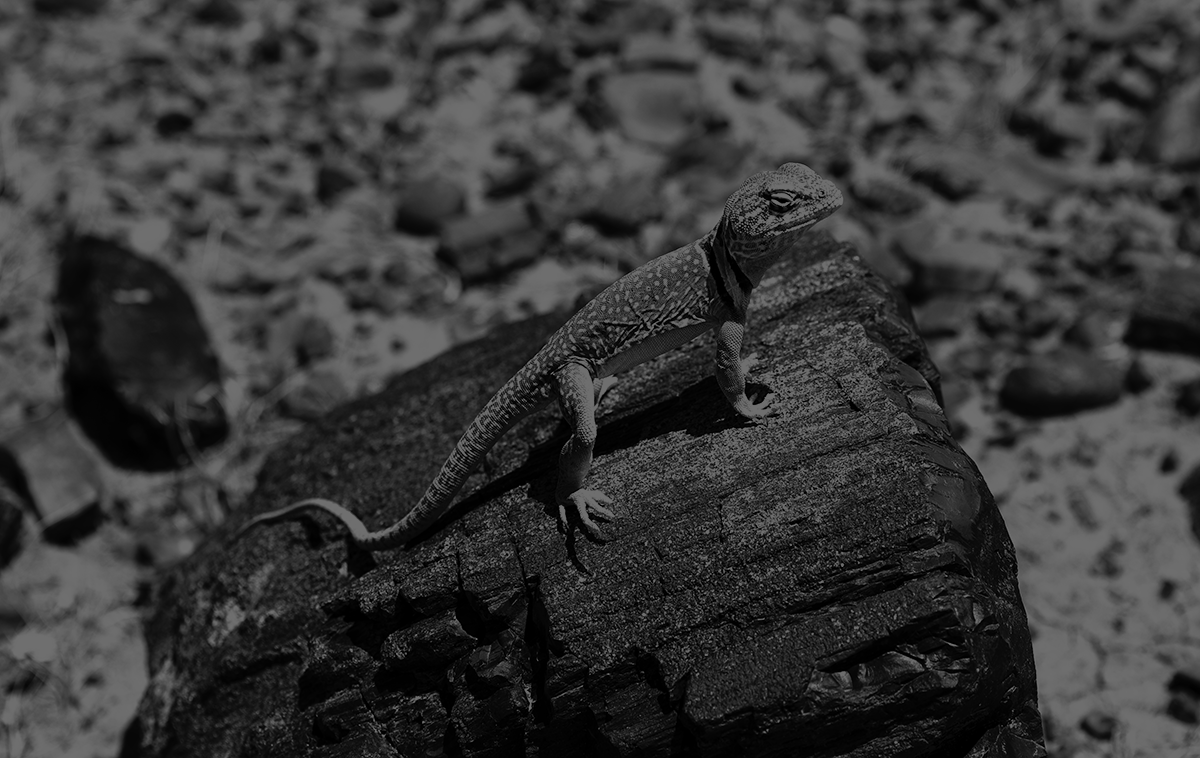
#> input picture Lab 03/Lab_03_image1_dark.tif, 1200 x 758 px; the run also reads 1 picture not shown here
$ python test_HistogramEqualization.py
#> lines starting #> are read from the running program, lines starting #| are printed output that depends on the picture; long printed decimals are rounded
### Lab 03/My_HE_functions.py
# MyHEFunctions.py

# Import numpy
import numpy as np

def compute_histogram( image_pixels ):

    # compute_histogram  Computes the normalized histogram (PMF) of a grayscale image.
    #
    # Syntax:
    #   hist = compute_histogram( image_pixels )
    #
    # Input:
    #   image_pixels = A 2D numpy array (float or int) with values in [0, 255].
    #
    # Output:
    #   hist = A length-256 numpy vector where hist[i] is the probability of intensity i.
    #
    # History:
    #   Implemented for Lab 03

    if image_pixels is None:
        raise ValueError("image_pixels must not be None")

    if not isinstance(image_pixels, np.ndarray):
        raise TypeError("image_pixels must be a numpy ndarray")

    if image_pixels.ndim != 2:
        raise ValueError("image_pixels must be a 2D grayscale image")

    # Ensure values are within [0, 255] and convert to integer indices
    clipped_pixels = np.clip(image_pixels, 0, 255)
    intensity_indices = clipped_pixels.astype(np.int32).ravel()

    # Count occurrences for each intensity using bincount for efficiency
    counts = np.bincount(intensity_indices, minlength=256).astype(np.float64)

    num_pixels = image_pixels.size
    if num_pixels == 0:
        # Avoid division by zero; return uniform zeros histogram
        return np.zeros(shape=(256,), dtype=np.float64)

    hist = counts / float(num_pixels)
    return hist

def equalize( in_image_pixels ):

    # equalize  Applies histogram equalization to a grayscale image and plots the
    #           intensity transformation function.
    #
    # Syntax:
    #   out_image_pixels = equalize( in_image_pixels )
    #
    # Input:
    #   in_image_pixels = A 2D numpy array (float or int) with values in [0, 255].
    #
    # Output:
    #   out_image_pixels = A 2D numpy array (float32) of the equalized image
    #                      with values in [0, 255].
    #
    # History:
    #   Implemented for Lab 03

    if in_image_pixels is None:
        raise ValueError("in_image_pixels must not be None")

    if not isinstance(in_image_pixels, np.ndarray):
        raise TypeError("in_image_pixels must be a numpy ndarray")

    if in_image_pixels.ndim != 2:
        raise ValueError("in_image_pixels must be a 2D grayscale image")

    # Compute the normalized histogram and its cumulative distribution function (CDF)
    hist = compute_histogram(in_image_pixels)
    cdf = np.cumsum(hist)

    # Create the intensity mapping: T(r) = round(255 * CDF(r))
    mapping = np.round(255.0 * cdf).astype(np.uint8)

    # Apply mapping to the input image
    clipped_pixels = np.clip(in_image_pixels, 0, 255).astype(np.int32)
    equalized_pixels_uint8 = mapping[clipped_pixels]

    # Convert to float32 to match lab expectations of float operations
    out_image_pixels = equalized_pixels_uint8.astype(np.float32)

    # Plot the transformation function T(r) vs r
    import matplotlib.pyplot as plt
    r_values = np.arange(256)
    plt.plot(r_values, mapping, linewidth=2)
    plt.title('Histogram Equalization Transformation')
    plt.xlabel('Input intensity r')
    plt.ylabel('Output intensity T(r)')
    plt.xlim([0, 255])
    plt.ylim([0, 255])
    plt.grid(True, linestyle='--', alpha=0.4)
    plt.show()

    return out_image_pixels

def plot_histogram( hist ):
    # plot_histgram  Plots the length 256 numpy vector representing the normalized
    # histogram of a grayscale image.
    #
    # Syntax:
    #   plot_histogram( hist )
    #
    # Input:
    #   hist = The length 256 histogram vector..
    #
    # Output:
    #   none
    #
    # History:
    #   S. Newsam     10/25/2025   created

    # Import plotting functions from matplotlib.
    import matplotlib.pyplot as plt

    plt.bar( range(256), hist )

    plt.xlabel('intensity value');

    plt.ylabel('PMF');

    plt.show()

### Lab 03/test_HistogramEqualization.py
# Import pillow
from PIL import Image, ImageOps

# Import numpy
import numpy as np
from numpy import asarray

###############################################################################
# Perform histogram equalization on the dark image.
###############################################################################

# Read the dark image from file.
dark_im = Image.open('Lab_03_image1_dark.tif')
#> dark_im is the input picture: PIL image 1200x758 L; min 0, max 111, mean 55.7

# Show the image.
dark_im.show()

# Create numpy matrix to access the pixel values.
# NOTE THAT WE WE ARE CREATING A FLOAT32 ARRAY SINCE WE WILL BE DOING
# FLOATING POINT OPERATIONS IN THIS LAB.
dark_im_pixels = asarray(dark_im, dtype=np.float32)

# Import compute_histogram from My_HE_functions.
from My_HE_functions import compute_histogram

# Compute the histogram of the dark image.
dark_hist = compute_histogram( dark_im_pixels )
#> in compute_histogram, `counts = np.bincount(intensity_indices, minlength=256).astype(np.float..`: counts = 256 values, max 12138 at index 3, min 0 at index 112, mean 3553.1
#> in compute_histogram, `hist = counts / float(num_pixels)`: hist = 256 values, max 0.0133 at index 3, min 0 at index 112, mean 0.00391
#> dark_hist has the same summary as hist in compute_histogram

# Import plot_histogram from My_HE_functions.
from My_HE_functions import plot_histogram

# Plot the histogram for the dark image.
plot_histogram( dark_hist )

print('Dark image has mean = %f and standard deviation = %f' % \
    (np.mean(dark_im_pixels), np.std(dark_im_pixels)))
#| Dark image has mean = 55.701 and standard deviation = 32.155

# Import equalize from My_HE_functions.
from My_HE_functions import equalize

# Apply histogram equalization to the dark image.
equalized_dark_im_pixels = equalize( dark_im_pixels );
#> in equalize, `cdf = np.cumsum(hist)`: cdf = 256 values from 0.0114 to 1
#> in equalize, `mapping = np.round(255.0 * cdf).astype(np.uint8)`: mapping = 256 values from 3 to 255
#> in equalize, `plt.show()`:
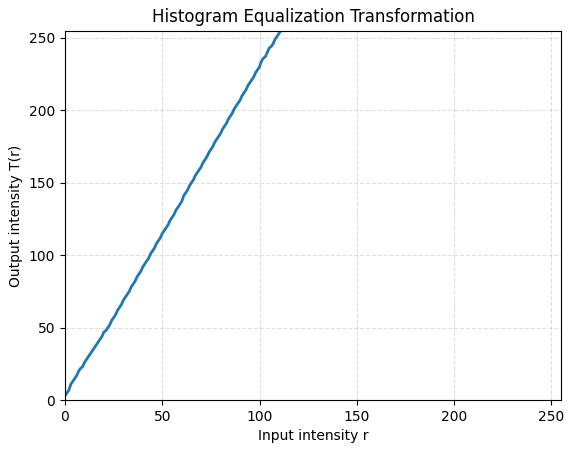
#> figure drawn by matplotlib, 1 panel; curve peaks at x = 111, y = 255

# Create an image from numpy matrix equalized_dark_image_pixels.
equalized_dark_image = Image.fromarray(np.uint8(equalized_dark_im_pixels.round()))

# Show the equalized image.
equalized_dark_image.show()

# Save the equalized image.
equalized_dark_image.save('equalized_dark_image.tif');

# Compute the histogram of the equalized dark image.
equalized_dark_hist = compute_histogram( equalized_dark_im_pixels )
#> equalized_dark_hist = 256 values, max 0.0133 at index 11, min 0 at index 0, mean 0.00391

# Plot the histogram for the equalized dark image.
plot_histogram( equalized_dark_hist )

print('Equalized dark image has mean = %f and standard deviation = %f' % \
    (np.mean(equalized_dark_im_pixels), np.std(equalized_dark_im_pixels)))
#| Equalized dark image has mean = 128.646 and standard deviation = 73.569

###############################################################################
# Perform histogram equalization on the light image.
###############################################################################

# Read the light image from file.
light_im = Image.open('Lab_03_image2_light.tif')
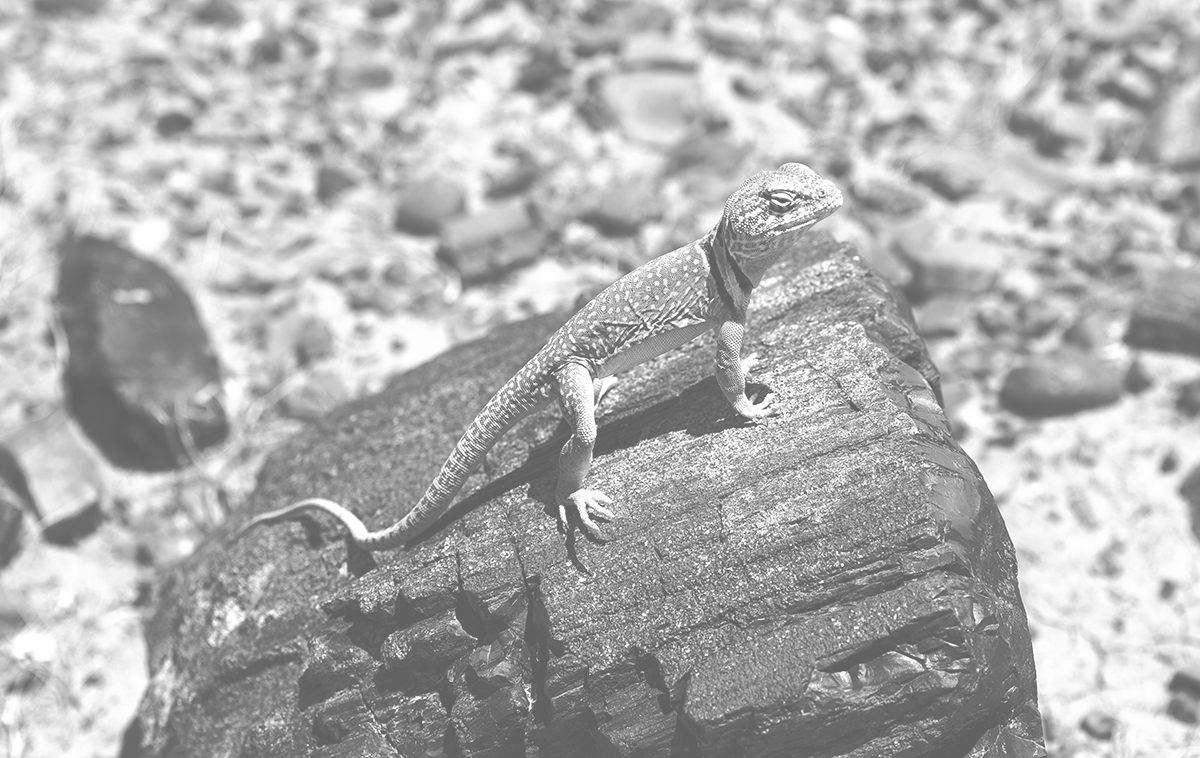
#> input picture Lab 03/Lab_03_image2_light.tif, 1200 x 758 px
#> light_im is the input picture: PIL image 1200x758 L; min 96, max 255, mean 175.8

# Show the image.
light_im.show()

# Create numpy matrix to access the pixel values.
# NOTE THAT WE WE ARE CREATING A FLOAT32 ARRAY SINCE WE WILL BE DOING
# FLOATING POINT OPERATIONS IN THIS LAB.
light_im_pixels = asarray(light_im, dtype=np.float32)

# Compute the histogram of the light image.
light_hist = compute_histogram( light_im_pixels )
#> light_hist = 256 values, max 0.009 at index 98, min 0 at index 0, mean 0.00391

# Plot the histogram for the light image.
plot_histogram( light_hist )

print('\nLight image has mean = %f and standard deviation = %f' % \
    (np.mean(light_im_pixels), np.std(light_im_pixels)))
#| Light image has mean = 175.790 and standard deviation = 46.060

# Apply histogram equalization to the light image.
equalized_light_im_pixels = equalize( light_im_pixels );

# Create an image from numpy matrix equalized_light_image_pixels.
equalized_light_image = Image.fromarray(np.uint8(equalized_light_im_pixels.round()))

# Show the equalized image.
equalized_light_image.show()

# Save the equalized image.
equalized_light_image.save('equalized_light_image.tif');

# Compute the histogram of the equalized light image.
equalized_light_hist = compute_histogram( equalized_light_im_pixels )
#> equalized_light_hist = 256 values, max 0.0111 at index 23, min 0 at index 0, mean 0.00391

# Plot the histogram for the equalized light image.
plot_histogram( equalized_light_hist )

print('Equalized light image has mean = %f and standard deviation = %f' % \
    (np.mean(equalized_light_im_pixels), np.std(equalized_light_im_pixels)))
#| Equalized light image has mean = 128.327 and standard deviation = 73.562

###############################################################################
# Perform histogram equalization on the low contrast image.
###############################################################################

# Read the low contrast image from file.
low_contrast_im = Image.open('Lab_03_image3_low_contrast.tif')
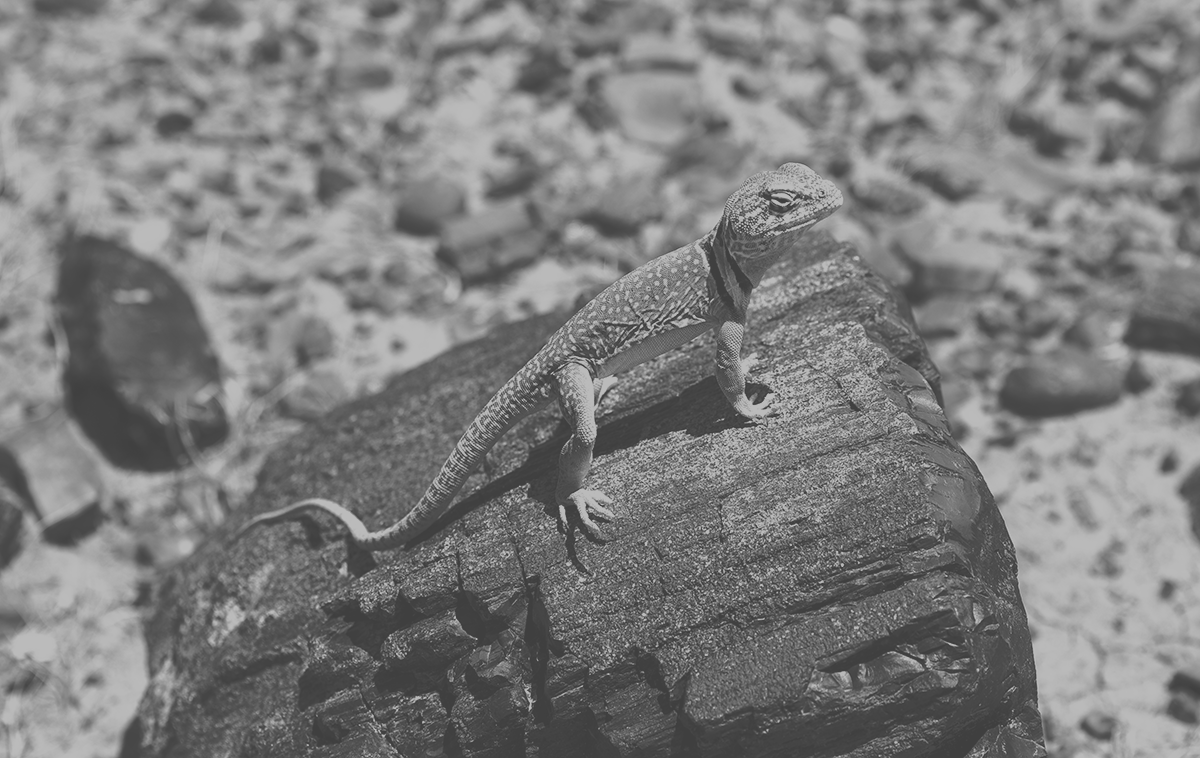
#> input picture Lab 03/Lab_03_image3_low_contrast.tif, 1200 x 758 px
#> low_contrast_im is the input picture: PIL image 1200x758 L; min 63, max 187, mean 125.2

# Show the image.
low_contrast_im.show()

# Create numpy matrix to access the pixel values.
# NOTE THAT WE WE ARE CREATING A FLOAT32 ARRAY SINCE WE WILL BE DOING
# FLOATING POINT OPERATIONS IN THIS LAB.
low_contrast_im_pixels = asarray(low_contrast_im, dtype=np.float32)

# Compute the histogram of the low contrast image.
low_contrast_hist = compute_histogram( low_contrast_im_pixels )
#> low_contrast_hist = 256 values, max 0.013 at index 152, min 0 at index 0, mean 0.00391

# Plot the histogram for the low contrast image.
plot_histogram( low_contrast_hist )
#> in plot_histogram (call 5), `plt.show()`:
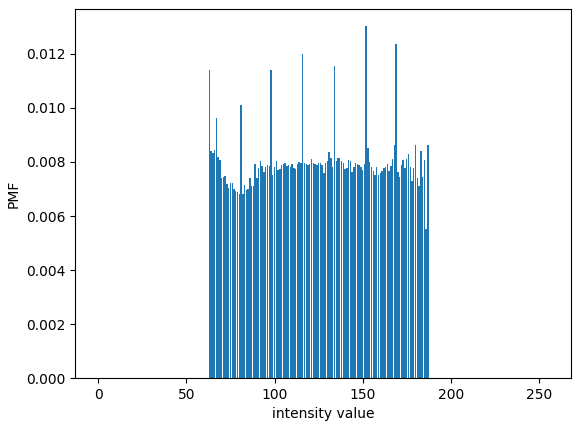
#> figure drawn by matplotlib, 1 panel; tallest bar 0.013 high, from x = 151.6 to 152.4

print('Low contrast image has mean = %f and standard deviation = %f' % \
    (np.mean(low_contrast_im_pixels), np.std(low_contrast_im_pixels)))
#| Low contrast image has mean = 125.224 and standard deviation = 35.932

# Apply histogram equalization to the low contrast image.
equalized_low_contrast_im_pixels = equalize( low_contrast_im_pixels );

# Create an image from numpy matrix equalized_low_contrast_image_pixels.
equalized_low_contrast_image = Image.fromarray(np.uint8(equalized_low_contrast_im_pixels.round()))

# Show the equalized image.
equalized_low_contrast_image.show()

# Save the equalized image.
equalized_low_contrast_image.save('equalized_low_contrast_image.tif');

# Compute the histogram of the equalized low contrast image.
equalized_low_contrast_hist = compute_histogram( equalized_low_contrast_im_pixels )
#> equalized_low_contrast_hist = 256 values, max 0.013 at index 184, min 0 at index 0, mean 0.00391

# Plot the histogram for the equalized low contrast image.
plot_histogram( equalized_low_contrast_hist )

print('Equalized low contrast image has mean = %f and standard deviation = %f' % \
    (np.mean(equalized_low_contrast_im_pixels), np.std(equalized_low_contrast_im_pixels)))
#| Equalized low contrast image has mean = 128.493 and standard deviation = 73.562

###############################################################################
# Perform histogram equalization on the high contrast image.
###############################################################################

# Read the high contrast image from file.
high_contrast_im = Image.open('Lab_03_image4_high_contrast.tif')

# Show the image.
high_contrast_im.show()

# Create numpy matrix to access the pixel values.
# NOTE THAT WE WE ARE CREATING A FLOAT32 ARRAY SINCE WE WILL BE DOING
# FLOATING POINT OPERATIONS IN THIS LAB.
high_contrast_im_pixels = asarray(high_contrast_im, dtype=np.float32)
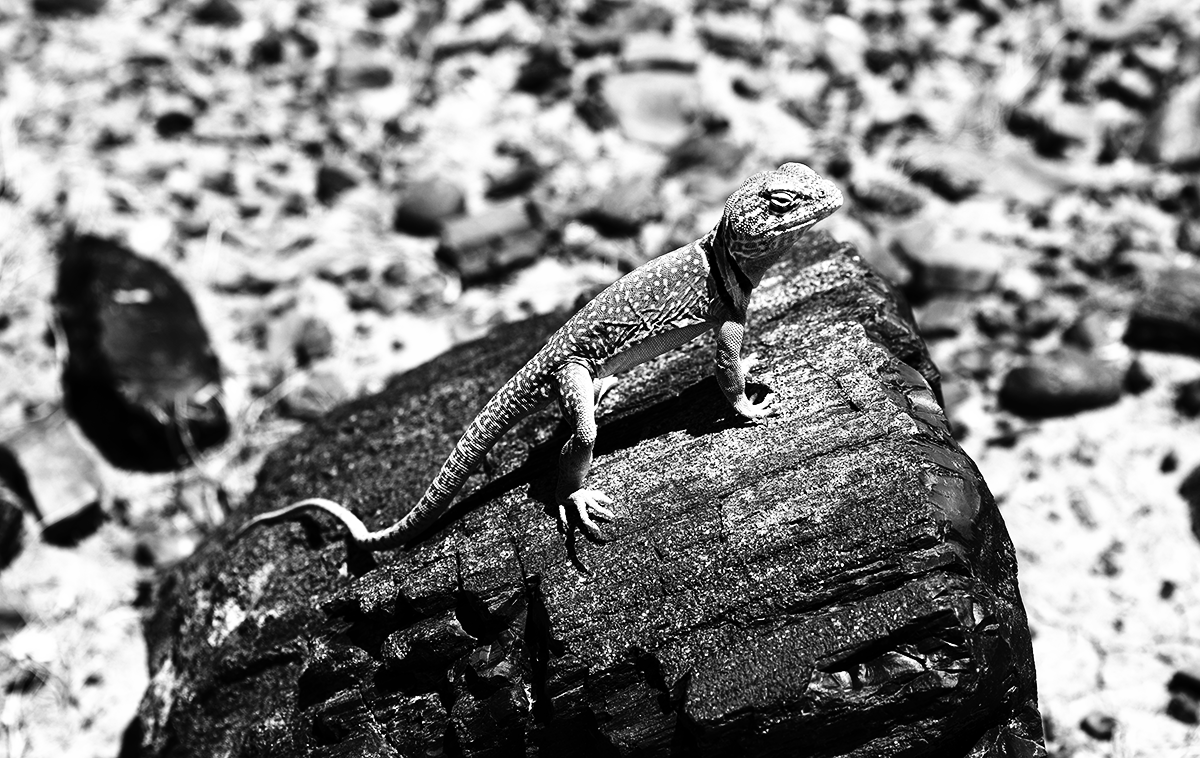
#> high_contrast_im_pixels: shape (758, 1200) float32; min 0, max 255, mean 128.3

# Compute the histogram of the high contrast image.
high_contrast_hist = compute_histogram( high_contrast_im_pixels )
#> high_contrast_hist = 256 values, max 0.0167 at index 1, min 0 at index 51, mean 0.00391

# Plot the histogram for the high contrast image.
plot_histogram( high_contrast_hist )
#> in plot_histogram (call 7), `plt.show()`:
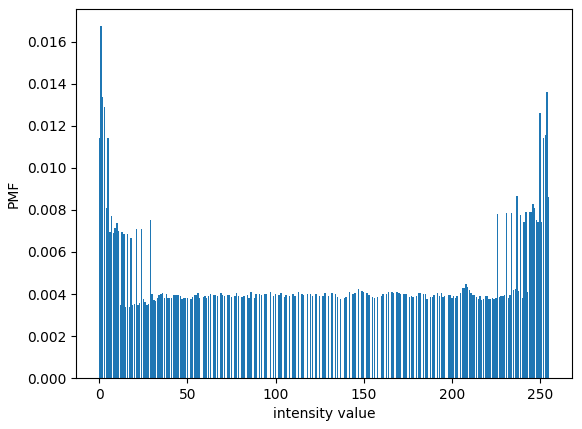
#> figure drawn by matplotlib, 1 panel; tallest bar 0.0167 high, from x = 0.6 to 1.4

print('High contrast image has mean = %f and standard deviation = %f' % \
    (np.mean(high_contrast_im_pixels), np.std(high_contrast_im_pixels)))
#| High contrast image has mean = 128.294 and standard deviation = 88.198

# Apply histogram equalization to the high contrast image.
equalized_high_contrast_im_pixels = equalize( high_contrast_im_pixels );

# Create an image from numpy matrix equalized_high_contrast_image_pixels.
equalized_high_contrast_image = Image.fromarray(np.uint8(equalized_high_contrast_im_pixels.round()))

# Show the equalized image.
equalized_high_contrast_image.show()

# Save the equalized image.
equalized_high_contrast_image.save('equalized_high_contrast_image.tif');

# Compute the histogram of the equalized high contrast image.
equalized_high_contrast_hist = compute_histogram( equalized_high_contrast_im_pixels )
#> equalized_high_contrast_hist = 256 values, max 0.0167 at index 7, min 0 at index 0, mean 0.00391

# Plot the histogram for the equalized high contrast image.
plot_histogram( equalized_high_contrast_hist )
#> in plot_histogram (call 8), `plt.show()`:
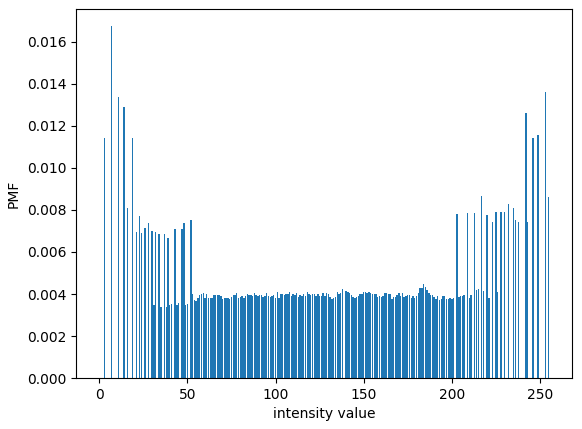
#> figure drawn by matplotlib, 1 panel; tallest bar 0.0167 high, from x = 6.6 to 7.4

print('Equalized high contrast image has mean = %f and standard deviation = %f' % \
    (np.mean(equalized_high_contrast_im_pixels), np.std(equalized_high_contrast_im_pixels)))
#| Equalized high contrast image has mean = 128.193 and standard deviation = 73.540
